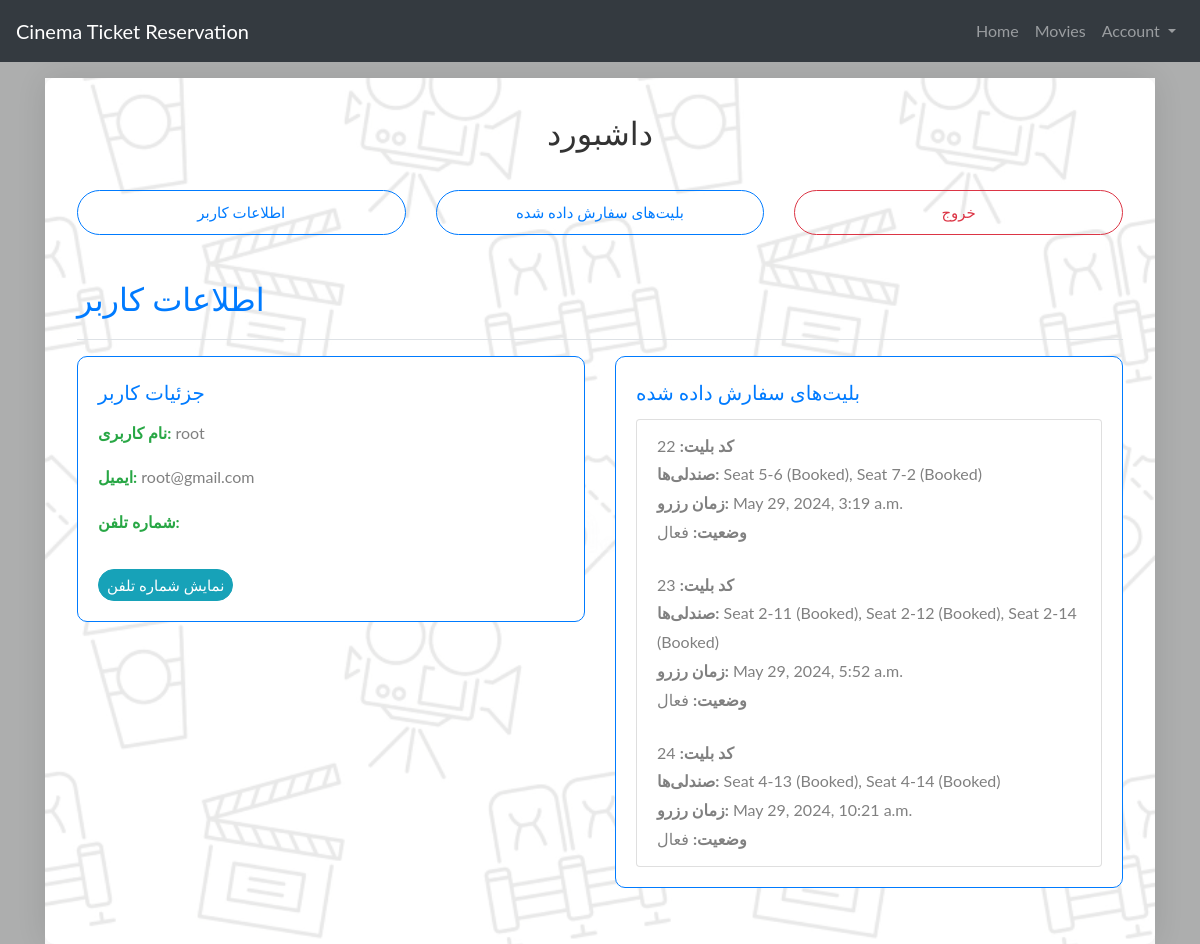
/account/user-info/ (signed in), run on the app's committed database.
### account/models.py (models this page shows)
class Profile(AbstractUser):
    phone_number = models.CharField(max_length=15)

### ticket/models.py (models this page shows, shortened)
class Ticket(models.Model):
    Ticket_ID = models.AutoField(primary_key=True)
    seats = models.ManyToManyField(Seat)
    user = models.ForeignKey(Profile, on_delete=models.CASCADE)
    schedule_id = models.ForeignKey(Hall, on_delete=models.CASCADE)
    time_on_reserve = models.DateTimeField(auto_now_add=True)
    is_canceled = models.BooleanField(default=False)

### cinema/models.py (models this page shows, shortened)
class Seat(models.Model):
    Seat_ID = models.AutoField(primary_key=True)
    schedule = models.ForeignKey(Hall, on_delete=models.CASCADE)
    row = models.IntegerField()
    column = models.IntegerField()
    status = models.CharField(max_length=255)
    price = models.DecimalField(max_digits=10, decimal_places=2)
    def __str__(self):
        return f"Seat {self.row}-{self.column} ({self.status})"

### account/views.py (the view)
# urls.py: path('user-info/', dashboard_info, name='userinfo'),
@login_required
def dashboard_info(request):
    user = request.user
    context = {
        'user': user,
    }
    return render(request, 'userinfo.html', context)

### account/templates/userinfo.html (shortened to what this page needs)
{% extends "base.html" %}
{% load static %}
{% block content %}
<body class="dashboard-body">
    <section class="ftco-section d-flex align-items-center min-vh-100" style="background: url('{% static 'images/login_bg.webp' %}') no-repeat center center/cover;">
        <div class="container" style="max-width: 1200px; background: rgba(255, 255, 255, 0.9); padding: 2rem; border-radius: 10px; box-shadow: 0 0 30px rgba(0, 0, 0, 0.1);">
            <div class="row mb-4">
                <div class="col text-center">
                    <h2 class="heading-section">داشبورد</h2>
                </div>
            </div>
            <div class="row mb-4">
                <div class="col-md-4 text-center">
                    <a href="{% url 'account:userinfo' %}" class="btn btn-outline-primary btn-block">اطلاعات کاربر</a>
                </div>
                <div class="col-md-4 text-center">
                    <a href="{% url 'account:user-tickets' %}" class="btn btn-outline-primary btn-block">بلیت‌های سفارش داده شده</a>
                </div>
                <div class="col-md-4 text-center">
                    <a href="{% url 'account:logout' %}" class="btn btn-outline-danger btn-block">خروج</a>
                </div>
            </div>
            <div class="row">
                <main role="main" class="col-12">
                    <div class="d-flex justify-content-between flex-wrap flex-md-nowrap align-items-center pt-3 pb-2 mb-3 border-bottom">
                        <h1 class="h2 text-primary">اطلاعات کاربر</h1>
                    </div>
                    <div class="row">
                        <div class="col-md-6">
                            <div class="card border-primary mb-4">
                                <div class="card-body">
                                    <h5 class="card-title text-primary">جزئیات کاربر</h5>
                                    <p class="card-text"><strong class="text-success">نام کاربری:</strong> {{ user.username }}</p>
                                    <p class="card-text"><strong class="text-success">ایمیل:</strong> {{ user.email }}</p>
                                    <p class="card-text"><strong class="text-success">شماره تلفن:</strong> </p>
                                    <button class="btn btn-info btn-sm mt-3" id="showPhoneNumberBtn">نمایش شماره تلفن</button>
                                </div>
                            </div>
                        </div>
                        <div class="col-md-6">
                            <div class="card border-primary mb-4">
                                <div class="card-body">
                                    <h5 class="card-title text-primary">بلیت‌های سفارش داده شده</h5>
                                    <ul class="list-group">
                                        {% for ticket in user.ticket_set.all %}
                                            {% if not ticket.is_canceled %}
                                            <li class="list-group-item">
                                                <strong>کد بلیت:</strong> {{ ticket.Ticket_ID }}<br>
                                                <strong>صندلی‌ها:</strong> {{ ticket.seats.all|join:", " }}<br>
                                                <strong>زمان رزرو:</strong> {{ ticket.time_on_reserve }}<br>
                                                <strong>وضعیت:</strong> {{ ticket.is_canceled|yesno:"لغو شده,فعال" }}
                                            </li>
                                            {% endif %}
                                        {% endfor %}
                                    </ul>
                                </div>
                            </div>
                        </div>
                    </div>
                </main>
            </div>
        </div>
    </section>
</body>
{% endblock %}

### account/templates/base.html (shortened to what this page needs)
{% load static %}
<!DOCTYPE html>
<html lang="en">
<head>
    <link rel="stylesheet" href="https://stackpath.bootstrapcdn.com/bootstrap/4.5.2/css/bootstrap.min.css">
    <link rel="stylesheet" href="{% static 'css/base.css' %}">
    <link rel="stylesheet" href="{% static 'css/style.css' %}">
    <link rel="stylesheet" href="{% static 'css/movies_list.css' %}">
    <link rel="stylesheet" href="{% static 'css/movie_detail.css' %}">
    <link rel="stylesheet" href="https://cdnjs.cloudflare.com/ajax/libs/font-awesome/5.15.1/css/all.min.css">
</head>
<body>
<nav class="navbar navbar-expand-lg navbar-dark bg-dark">
    <a class="navbar-brand" href="{% url 'movie:movies_list' %}">Cinema Ticket Reservation</a>
    <div class="collapse navbar-collapse" id="navbarNav">
        <ul class="navbar-nav ml-auto">
            <li class="nav-item">
                <a href="{% url 'movie:movies_list' %}" class="nav-link">Home</a>
            </li>
            <li class="nav-item">
                <a href="{% url 'movie:movies_list' %}" class="nav-link">Movies</a>
            </li>
            <li class="nav-item dropdown">
                <a class="nav-link dropdown-toggle" href="#" id="navbarDropdown" role="button" data-toggle="dropdown"
                    aria-haspopup="true" aria-expanded="false">
                    Account
                </a>
            </li>
        </ul>
    </div>
</nav>
<div class="container mt-3">
    <div id="content">
        {% block content %}
        {% endblock %}
    </div>
</div>
</body>
</html>

### account/templates/userinfo.html (style rules this page uses)
.dashboard-body { background-color: #f8f9fa; }
.card { border-radius: 10px; }
.heading-section { font-family: 'Poppins', sans-serif; font-size: 2rem; color: #333; }
.btn-outline-primary, .btn-outline-danger { border-radius: 30px; padding: 10px 20px; }

### data on the page
Profile: username "root", email "root@gmail.com"
Ticket: Ticket_ID "22", seats.all "Seat 5-6 (Booked), Seat 7-2 (Booked)", time_on_reserve "May 29, 2024, 3:19 a.m.", is_canceled "فعال"
Ticket: Ticket_ID "23", seats.all "Seat 2-11 (Booked), Seat 2-12 (Booked), Seat 2-14 (Booked)", time_on_reserve "May 29, 2024, 5:52 a.m.", is_canceled "فعال"
Ticket: Ticket_ID "24", seats.all "Seat 4-13 (Booked), Seat 4-14 (Booked)", time_on_reserve "May 29, 2024, 10:21 a.m.", is_canceled "فعال"
